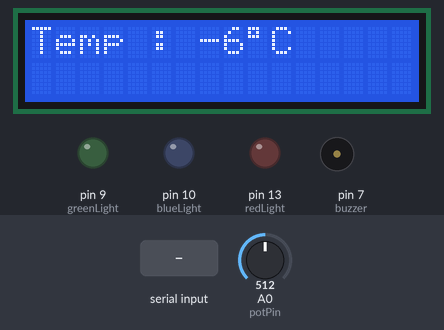
A sketch run on a simulated Arduino Uno, built with avr-gcc and run on an emulated ATmega328P. Shown: 16×2 character LCD, output pins drawn as LEDs (lit = HIGH), buzzer (waves = sounding, pin HIGH). Inputs (shaded band) come from the test bench; at power-on: A0 (potPin) = 512. What the sketch prints to the serial monitor is not drawn.

Above: at 1.2 s.
1.3 s: "90,45\n" received over Serial
At 3.1 s:
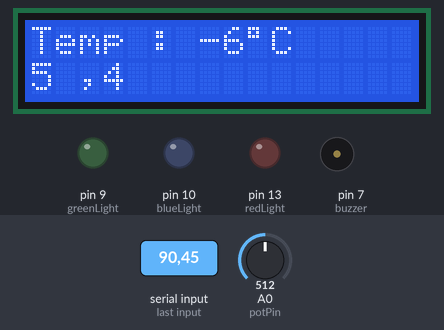
4.3 s: A0 (potPin) set to 23
At 6.0 s:
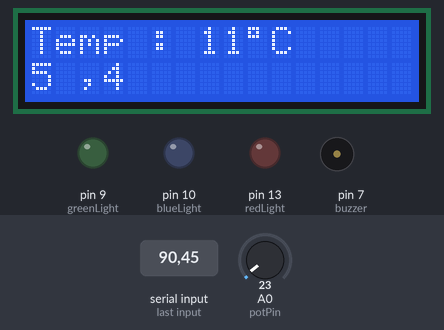
6.3 s: A0 (potPin) set to 19
At 7.6 s:
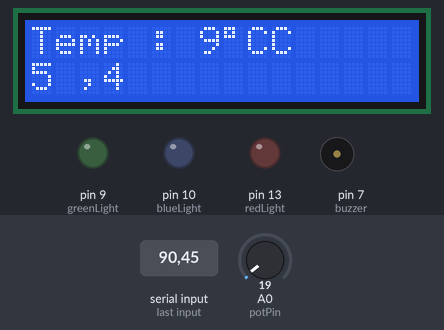
8.3 s: "30,150\n" received over Serial
At 9.5 s:
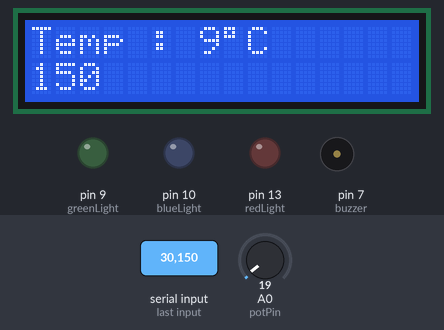
9.8 s: "0\n" received over Serial
At 10.7 s:
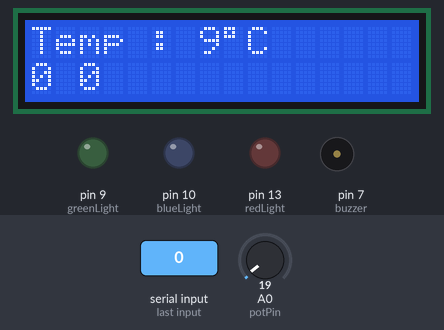
11.3 s: A0 (potPin) set to 0
At 12.9 s:
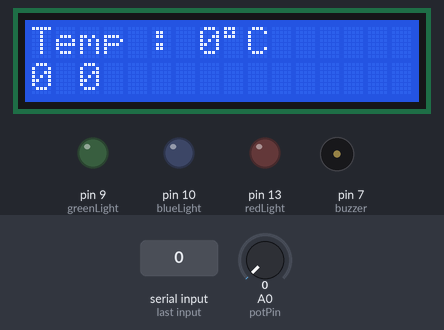
Timing chart, 0 to 14.3 s (numbered marks = the images above; inputs shaded):
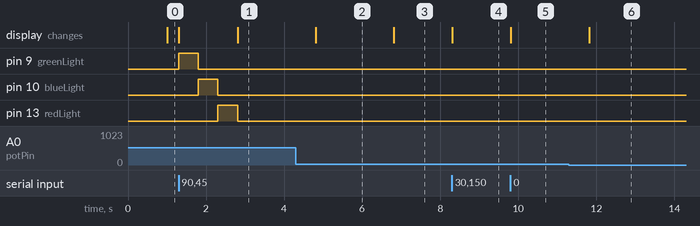

Measured:
- the behaviour switches between 21 and 20 on A0 (potPin) (found by bisection; images 2 and 3)
- after the input at 1.3 s, pin 9 (greenLight): LOW → HIGH at once, → LOW 0.50 s later; pin 10 (blueLight): LOW → HIGH after 0.51 s, → LOW 0.50 s later; pin 13 (redLight): LOW → HIGH after 1.0 s, → LOW 0.50 s later; the display: first changes at once (image 1 shows a later state)
- after the input at 4.3 s, the display: changes after 0.51 s (image 2)
- after the input at 6.3 s, the display: changes after 0.51 s (image 3)
- after the input at 8.3 s, the display: first changes at once (image 4 shows a later state)
- after the input at 9.8 s, the display: changes at once (image 5)
- after the input at 11.3 s, the display: changes after 0.52 s (image 6)

The sketch:

LCDTemp.ino
```cpp
// include the library code:
#include <LiquidCrystal.h>

// initialize the library with the numbers of the interface pins
LiquidCrystal lcd(12, 11, 5, 4, 3, 2);
int temperatureValue = 0;
long previousMillis = 0;        // will store last time LED was updated
int potPin = 0;
int redLight = 13;
int blueLight = 10;
int greenLight = 9;
int ledState = 0;
int buzzer = 7;

void setup() {
  // set up the LCD's number of columns and rows:
  lcd.begin(16, 2);
  Serial.begin(9600);
  pinMode(buzzer, OUTPUT);
  pinMode(redLight, OUTPUT);
  pinMode(greenLight, OUTPUT);
  pinMode(blueLight, OUTPUT);
}

void loop() {

  getTemperature();

  printTemperature();

  if (ledState > 6) {
    ledState = 0;
  }
  switch (ledState) {
    default:
    case 0:
      noLightOn();
      break;

    case 1:
      greenLightOn();
      break;

    case 2:
      blueLightOn();
      break;

    case 3:
      redLightOn();
      break;

    case 4:
      greenLightOn();
      delay(500);
      blueLightOn();
      delay(500);
      redLightOn();
      delay(500);
      noLightOn();
      break;
    case 5:
      Serial.println("buzzer!!!");
      buzzerAlert();
      ledState = 0;
      break;
  }

  // when characters arrive over the serial port...
  if (Serial.available()) {
    lcd.print("                ");
    lcd.setCursor(0, 1);

    while (Serial.available()) {
      // display each character to the LCD
      char serialRead = Serial.read();
      String serialString;
      serialString += serialRead;
      lcd.write(serialRead);

      ledState = serialString.toInt();

    }
    Serial.println(temperatureValue);

  }

}

void getTemperature()
{
  unsigned long interval = 1000;
  unsigned long currentMillis = millis();

  if (currentMillis - previousMillis > interval) {
    // save the last time you blinked the LED
    previousMillis = currentMillis;

    int val;
    val = analogRead(potPin);
    temperatureValue = (125 * val) >> 8 ; // Temperature calculation formula
  }
}

void printTemperature()
{
  // set the cursor to (0,0):
  lcd.setCursor(0, 0);
  // print from 0 to 9:
  lcd.print("Temp : ");
  lcd.print(temperatureValue);
  lcd.print("\337C");
}

void noLightOn()
{
  digitalWrite(greenLight, LOW);
  digitalWrite(redLight, LOW);
  digitalWrite(blueLight, LOW);
}
void greenLightOn()
{
  digitalWrite(greenLight, HIGH);
  digitalWrite(redLight, LOW);
  digitalWrite(blueLight, LOW);
}
void blueLightOn()
{
  digitalWrite(greenLight, LOW);
  digitalWrite(redLight, LOW);
  digitalWrite(blueLight, HIGH);
}
void redLightOn()
{
  digitalWrite(greenLight, LOW);
  digitalWrite(redLight, HIGH);
  digitalWrite(blueLight, LOW);
}

void buzzerAlert()
{
  unsigned char i;//define i
  for (i = 0; i < 5; i++) // Output a frequency of sound
  {
    digitalWrite(buzzer, HIGH); //sound
    delay(1);//delay 1ms
    digitalWrite(buzzer, LOW); //mute
    delay(1);//delay 1ms
  }
  for (i = 0; i < 100; i++) // Output the other frequency of sound
  {
    digitalWrite(buzzer, HIGH); //sound
    delay(2);//delay 2ms
    digitalWrite(buzzer, LOW); //mute
    delay(2);//delay 2ms
  }

}
```
